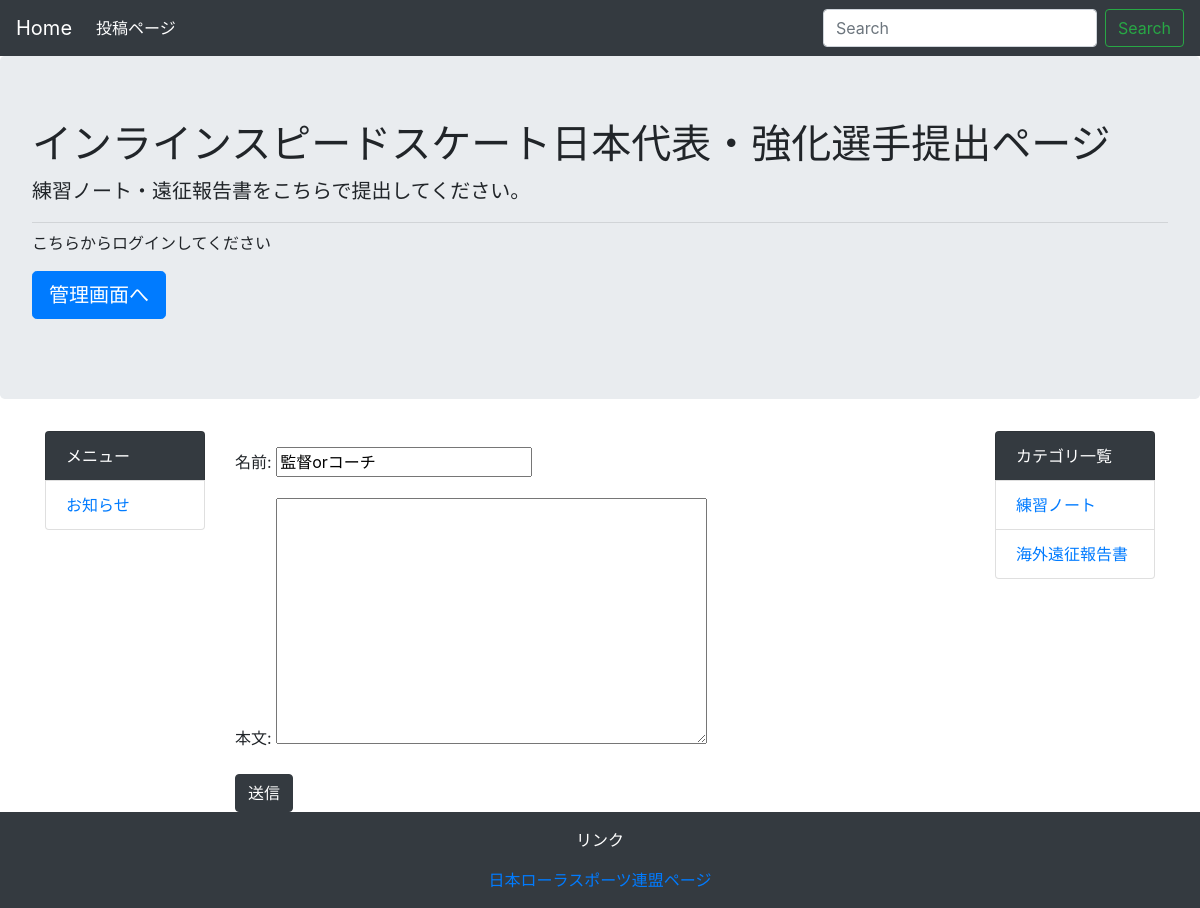
The app's page /comment/1, older data.
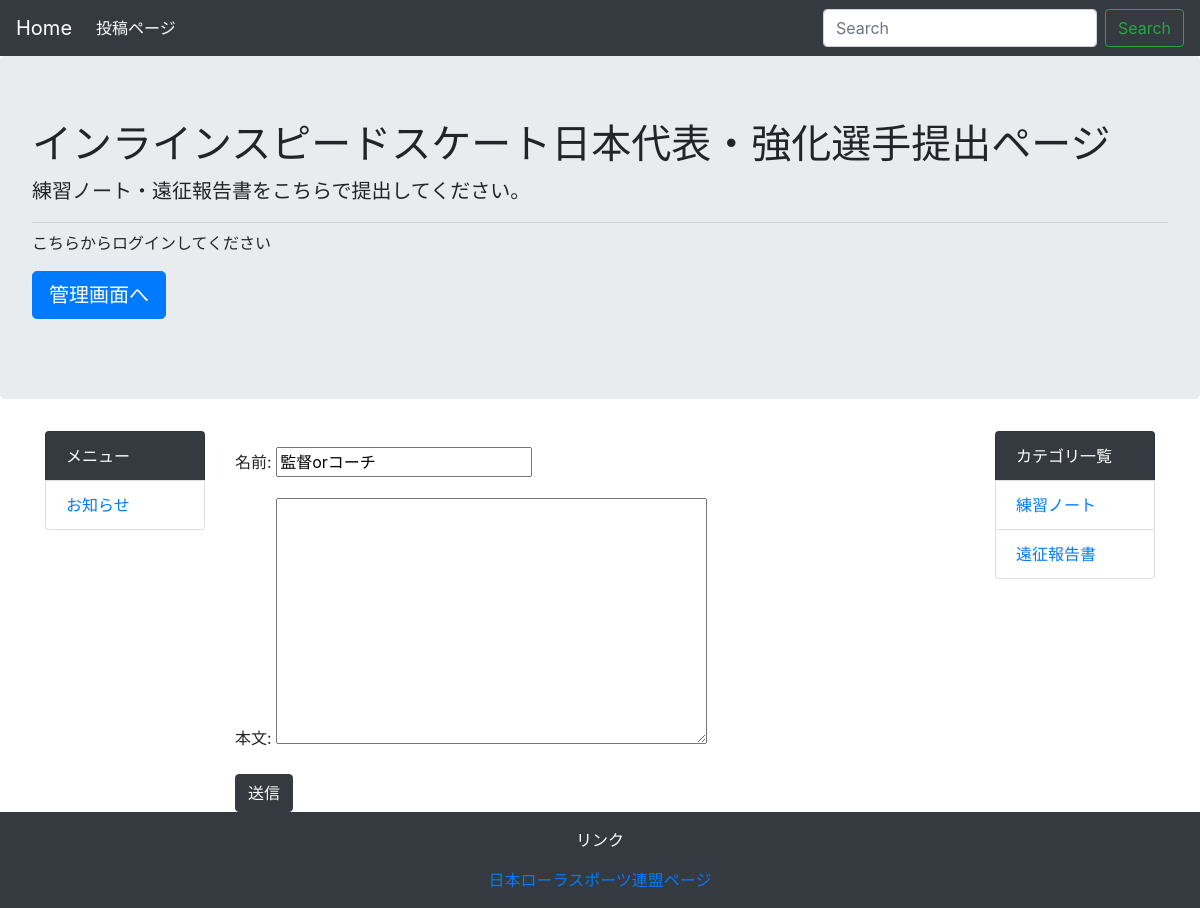
The same page, newer data.
### homepage/models.py (models this page shows)
class Category(models.Model):
    name = models.CharField('カテゴリ名',max_length=255)
    created_at = models.DateTimeField('作成日', default=timezone.now)
    def __str__(self):
        return self.name

### homepage/views.py (the view, shortened to what this page needs)
# urls.py: path('comment/<int:trainingnote_pk>',views.CommentView.as_view(), name='comment'),
class CommentView(generic.CreateView):
    model = Comment
    form_class = CommentCreateForm

### homepage/forms.py
class CommentCreateForm(forms.ModelForm):
    class Meta:
        model = Comment
        fields = ('name', 'text')

### homepage/context_processors.py (called while the page is built)
def common(request):
    context = {
        'category_list': Category.objects.all(),
        'menu_list': Menu.objects.all(),
    }
    return context

### homepage/models.py (called while the page is built)
    def __str__(self):
        return self.name

### homepage/templates/homepage/comment_form.html (shortened to what this page needs)
{% extends 'homepage/base.html' %}
{% block content %}
        {{ form.as_p }}
        <button type="submit" class="btn btn-dark">送信</button>
{% endblock %}

### homepage/templates/homepage/base.html (shortened to what this page needs)
<!DOCTYPE html>
<html lang="ja">
  <head>
    <link rel="stylesheet" href="https://stackpath.bootstrapcdn.com/bootstrap/4.1.3/css/bootstrap.min.css">
  </head>
  <body>
    <nav class="navbar navbar-expand-lg navbar-dark bg-dark">
        <a class="navbar-brand" href="#">Home</a>
        <div class="collapse navbar-collapse" id="navbarSupportedContent">
            <ul class="navbar-nav mr-auto">
                <li class="nav-item active">
                    <a class="nav-link" href="{% url 'admin:index' %}">投稿ページ</a></a>
                </li>
            </ul>
            <form class="form-inline my-2 my-lg-0" method="GET" action="{% url 'homepage:index' %}">
                <input class="form-control mr-sm-2" type="text" placeholder="Search" aria-label="Search" name="keyword">
                <button class="btn btn-outline-success my-2 my-sm-0" type="submit">Search</button>
            </form>
        </div>
    </nav>
    <div class="jumbotron">
        <h1 class="display-">インラインスピードスケート日本代表・強化選手提出ページ</h1>
        <p class="lead">練習ノート・遠征報告書をこちらで提出してください。
        </p>
        <hr class="my-2">
        <p>こちらからログインしてください</p>
        <p class="lead">
            <a class="btn btn-primary btn-lg" href="{% url 'admin:index' %}" role="button">管理画面へ</a>
        </p>
    </div>
    <div class="container">
        <div class="row">
            <div class="col-md-2">
                <ul class="list-group">
                    <li class="list-group-item bg-dark text-white">メニュー</li>
                    {% for menu in menu_list %}
                        <li class="list-group-item"><a href="{% url 'homepage:menu' menu.pk %}">{{ menu }}</a></li>
                    {% endfor %}
                </ul>
            </div>
            <div class="col-md-8">
                {% block content %}
                {% endblock %}
            </div>
            <div class="col-md-2">
                <ul class="list-group">
                    <li class="list-group-item bg-dark text-white">カテゴリ一覧</li>
                    {% for category in category_list %}
                        <li class="list-group-item"><a href="{% url 'homepage:category' category.pk %}">{{ category }}</a></li>
                    {% endfor %}
                </ul>
            </div>
        </div>
    </div>
    <footer class="bg-dark text-white text-center py-3">
        <p>リンク</p>
        <a href="http://jrsf.or.jp/speed/">日本ローラスポーツ連盟ページ</a><br>
    </footer>
  </body>
</html>

Row changes from the older to the newer data that the page shows:
changed Category: name "海外遠征報告書" → "遠征報告書"
